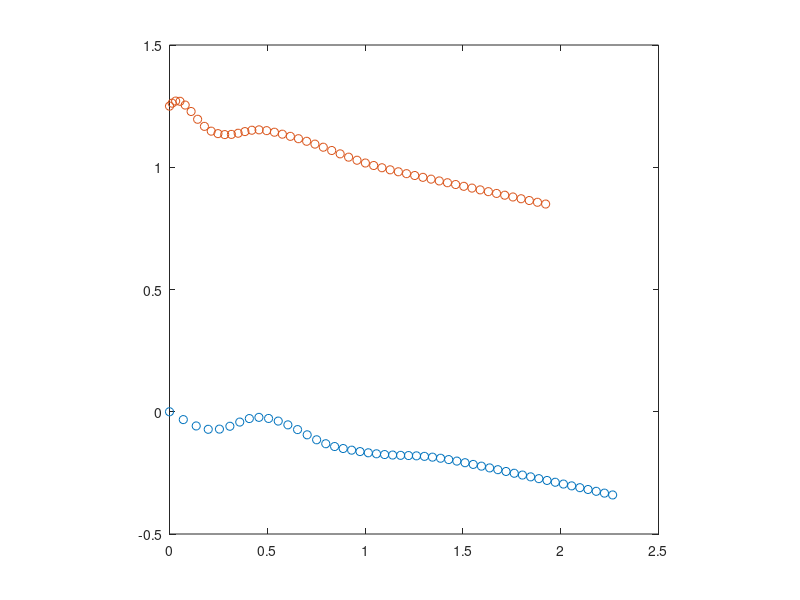
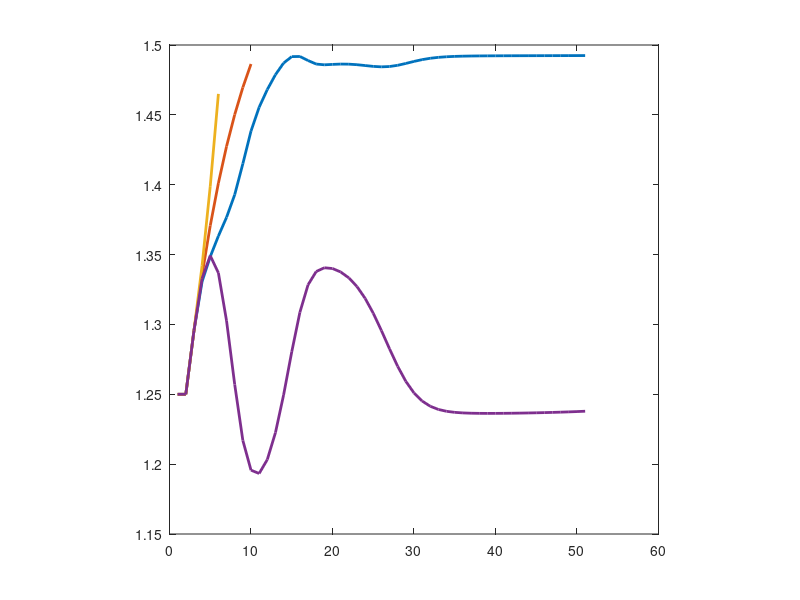
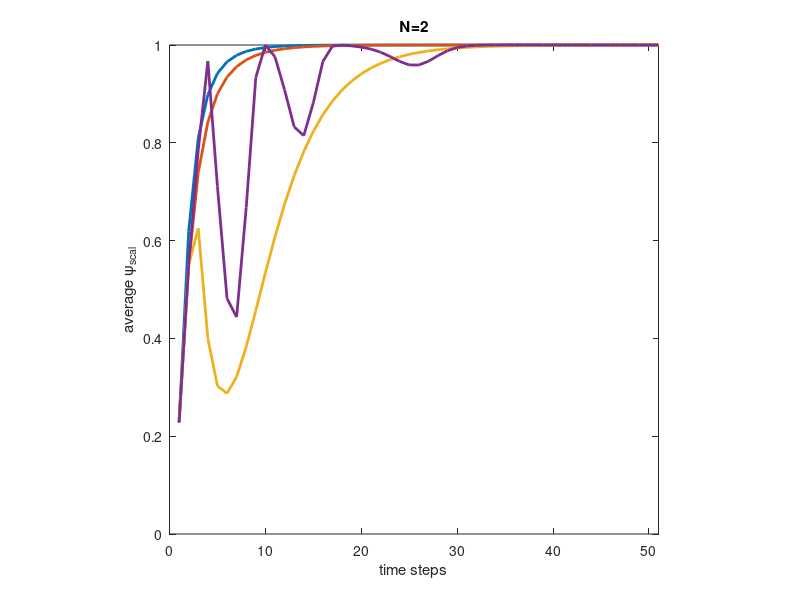

Here is the MATLAB script that generated these plots, in order:
clear all;
close all;
N=2;
dt=0.1;
step=50;
d0=1;
d1=2.25;
K=1;
sigma=1;
beta=0.25;
theta=2;

avg_vk=zeros(1,step+1);
avg_cs=zeros(1,step+1);
avg_jiu=zeros(1,step+1);
avg_us=zeros(1,step+1);

dis_vk=zeros(1,step+1);
dis_cs=zeros(1,step+1);
dis_jiu=zeros(1,step+1);
dis_us=zeros(1,step+1);

p_vk=zeros(2*N,step+1);
p_cs=zeros(2*N,step+1);
p_jiu=zeros(2*N,step+1);
p_us=zeros(2*N,step+1);

v_vk=zeros(2*N,step+1);
v_cs=zeros(2*N,step+1);
v_jiu=zeros(2*N,step+1);
v_us=zeros(2*N,step+1);

a_vk=zeros(2*N,step+1);
a_cs=zeros(2*N,step+1);
a_jiu=zeros(2*N,step+1);
a_us=zeros(2*N,step+1);

scal_vk=zeros(1,step+1);
scal_cs=zeros(1,step+1);
scal_jiu=zeros(1,step+1);
scal_us=zeros(1,step+1);

if N==2
    p_vk(:,1)=[0; 0; 0; 2]*0.625;
    p_cs=p_vk;
    p_jiu=p_vk;
    p_us=p_vk;
    v_vk(:,1)=randi([-100,100],[4,1])/100;
    v_cs=v_vk;
    v_jiu=v_vk;
    v_us=v_vk;
elseif N==3
    p_vk(:,1)=[0; 0; 2; 0; 1; sqrt(3)]*0.625;
    p_cs=p_vk;
    p_jiu=p_vk;
    p_us=p_vk;
    v_vk(:,1)=randi([-100,100],[6,1])/100;
    v_cs=v_vk;
    v_jiu=v_vk;
    v_us=v_vk;
elseif N==4
    p_vk(:,1)=[0; 0; 2; 0; 1; sqrt(3); 1; -sqrt(3)]*0.625;
    p_cs=p_vk;
    p_jiu=p_vk;
    p_us=p_vk;
    v_vk(:,1)=randi([-100,100],[8,1])/100;
    v_cs=v_vk;
    v_jiu=v_vk;
    v_us=v_vk;
elseif N==5
    p_us(:, 1)=[0; 0; 2; 0; 4; 0; 1; sqrt(3); 1; -sqrt(3)]*0.625;
    v_us(:,1)=randi([-100,100],[10,1])/100;
elseif N==10
    p_us(:, 1)=[0; 0; 2; 0; 4; 0; 6; 0; 1; sqrt(3); 1; -sqrt(3); 3; sqrt(3); 3; -sqrt(3); 5; sqrt(3); 5; -sqrt(3)]*0.625;
    v_us(:,1)=randi([-100,100],[20,1])/100;
elseif N==16
    p_us(:, 1)=[0; 0; 2; 0; 4; 0; 6; 0; 1; sqrt(3); 1; -sqrt(3); 3; sqrt(3); 3; -sqrt(3); 5; sqrt(3); 5; -sqrt(3); 2; 2*sqrt(3); 2; -2*sqrt(3);
        4; 2*sqrt(3); 4; -2*sqrt(3); 3; 3*sqrt(3); 3; -3*sqrt(3)]*0.625;
    v_us(:,1)=randi([-100,100],[32,1])/100;
end

cnt_vk=0;
cnt_cs=0;
cnt_jiu=0;
cnt_us=0;
for i=1:N
    for j=1:N
        if i~=j
            rp_vk=norm(p_vk(2*j-1:2*j,1)-p_vk(2*i-1:2*i,1));
            rp_cs=norm(p_cs(2*j-1:2*j,1)-p_cs(2*i-1:2*i,1));
            rp_jiu=norm(p_jiu(2*j-1:2*j,1)-p_jiu(2*i-1:2*i,1));
            rp_us=norm(p_us(2*j-1:2*j,1)-p_us(2*i-1:2*i,1));
            
            if rp_vk<sqrt(d1)
                dis_vk(1,1)=dis_vk(1,1)+rp_vk;
                cnt_vk=cnt_vk+1;
            end
            if rp_cs<sqrt(d1)
                dis_cs(1,1)=dis_cs(1,1)+rp_cs;
                cnt_cs=cnt_cs+1;
            end
            if rp_jiu<sqrt(d1)+0.3
                dis_jiu(1,1)=dis_jiu(1,1)+rp_jiu;
                cnt_jiu=cnt_jiu+1;
            end
            if rp_us<sqrt(d1)
                dis_us(1,1)=dis_us(1,1)+rp_us;
                cnt_us=cnt_us+1;
            end
            scal_us(1,1)=scal_us(1,1) + dot(v_us(2*i-1:2*i,1),v_us(2*j-1:2*j,1))/norm(v_us(2*i-1:2*i,1))/norm(v_us(2*j-1:2*j,1));
            scal_vk(1,1)=scal_us(1,1);
            scal_cs(1,1)=scal_us(1,1);
            scal_jiu(1,1)=scal_us(1,1);
        end
    end
end
dis_vk(1,1)=dis_vk(1,1)/cnt_vk;
dis_cs(1,1)=dis_cs(1,1)/cnt_cs;
dis_jiu(1,1)=dis_jiu(1,1)/cnt_jiu;
dis_us(1,1)=dis_us(1,1)/cnt_us;

for i=1:step
    cnt_vk=0;
    cnt_cs=0;
    cnt_jiu=0;
    cnt_us=0;
    d_vk=0;
    d_cs=0;
    d_jiu=0;
    d_us=0;
    for j=1:N
        ta_vk=zeros(2,1);
        ta_cs=zeros(2,1);
        ta_jiu=zeros(2,1);
        ta_us=zeros(2,1);
        f0_jiu=zeros(2,1);
        f0_us=zeros(2,1);
        f1=zeros(2,1);
        lambda_jiu=0;
        lambda_us=0;
        for k=1:N
            if j~=k
                rp_vk=norm(p_vk(2*j-1:2*j,i)-p_vk(2*k-1:2*k,i));
                rv_vk=norm(v_vk(2*j-1:2*j,i)-v_vk(2*k-1:2*k,i));
                rp_cs=norm(p_cs(2*j-1:2*j,i)-p_cs(2*k-1:2*k,i));
                rv_cs=norm(v_cs(2*j-1:2*j,i)-v_cs(2*k-1:2*k,i));
                rp_jiu=norm(p_jiu(2*j-1:2*j,i)-p_jiu(2*k-1:2*k,i));
                rv_jiu=norm(v_jiu(2*j-1:2*j,i)-v_jiu(2*k-1:2*k,i));
                rp_us=norm(p_us(2*j-1:2*j,i)-p_us(2*k-1:2*k,i));
                rv_us=norm(v_us(2*j-1:2*j,i)-v_us(2*k-1:2*k,i));
                
                if rp_vk<sqrt(d1)
                    d_vk=d_vk+rp_vk;
                    cnt_vk=cnt_vk+1;
                end
                if rp_cs<sqrt(d1)
                    d_cs=d_cs+rp_cs;
                    cnt_cs=cnt_cs+1;
                end
                if rp_jiu<sqrt(d1)
                    d_jiu=d_jiu+rp_jiu;
                    cnt_jiu=cnt_jiu+1;
                end
                if rp_us<sqrt(d1)
                    d_us=d_us+rp_us;
                    cnt_us=cnt_us+1;
                end

                if i>j
                    ta_vk=ta_vk + (v_vk(2*k-1:2*k,i)-v_vk(2*j-1:2*j,i));
                    ta_cs=ta_cs + K/(sigma^2+rp_cs^2)^beta * (v_cs(2*k-1:2*k,i)-v_cs(2*j-1:2*j,i));
                    ta_jiu=ta_jiu + K/(sigma^2+rp_jiu^2)^beta * (v_jiu(2*k-1:2*k,i)-v_jiu(2*j-1:2*j,i));
                    ta_us=ta_us + K/(sigma^2+rp_us^2)^beta * (v_us(2*k-1:2*k,i)-v_us(2*j-1:2*j,i));
                    f0_jiu=1/(rp_jiu^2-d0)^theta*(p_jiu(2*j-1:2*j,i)-p_jiu(2*k-1:2*k,i));
                    f0_us=1/(rp_us^2-d0)^theta*(p_us(2*j-1:2*j,i)-p_us(2*k-1:2*k,i));
                    f1=1/(rp_us^2-d1)^theta*(-p_us(2*k-1:2*k,i)+p_us(2*j-1:2*j,i));
                    lambda_jiu = lambda_jiu+1/N*rv_jiu^2;
                    lambda_us = lambda_us+1/N*rv_us^2;
                else
                    ta_vk=ta_vk + (v_vk(2*k-1:2*k,i)-v_vk(2*j-1:2*j,i));
                    ta_cs=ta_cs + K/(sigma^2+rp_cs^2)^beta * (v_cs(2*k-1:2*k,i)-v_cs(2*j-1:2*j,i));
                    ta_jiu=ta_jiu + K/(sigma^2+rp_jiu^2)^beta * (v_jiu(2*k-1:2*k,i)-v_jiu(2*j-1:2*j,i));
                    ta_us=ta_us + K/(sigma^2+rp_us^2)^beta * (v_us(2*k-1:2*k,i)-v_us(2*j-1:2*j,i));
                    f0_jiu=1/(rp_jiu^2-d0)^theta*(p_jiu(2*j-1:2*j,i)-p_jiu(2*k-1:2*k,i));
                    f0_us=1/(rp_us^2-d0)^theta*(p_us(2*j-1:2*j,i)-p_us(2*k-1:2*k,i));
                    f1=1/(rp_us^2-d1)^theta*(-p_us(2*k-1:2*k,i)+p_us(2*j-1:2*j,i));
                end
            end
        end
        a_vk(2*j-1:2*j,i+1)=ta_vk;
        a_cs(2*j-1:2*j,i+1)=ta_cs;
        a_jiu(2*j-1:2*j,i+1)=ta_jiu+sqrt(lambda_jiu)*f0_jiu;
        a_us(2*j-1:2*j,i+1)=ta_us+sqrt(lambda_us)*(f0_us-f1);
    end
    v_vk(:,i+1)=v_vk(:,i)+a_vk(:,i+1)*dt;
    p_vk(:,i+1)=p_vk(:,i)+v_vk(:,i)*dt+0.5*a_us(:,i+1)*dt^2;
    v_cs(:,i+1)=v_cs(:,i)+a_cs(:,i+1)*dt;
    p_cs(:,i+1)=p_cs(:,i)+v_cs(:,i)*dt+0.5*a_cs(:,i+1)*dt^2;
    v_jiu(:,i+1)=v_jiu(:,i)+a_jiu(:,i+1)*dt;
    p_jiu(:,i+1)=p_jiu(:,i)+v_jiu(:,i)*dt+0.5*a_jiu(:,i+1)*dt^2;
    v_us(:,i+1)=v_us(:,i)+a_us(:,i+1)*dt;
    p_us(:,i+1)=p_us(:,i)+v_us(:,i)*dt+0.5*a_us(:,i+1)*dt^2;
    for m=1:N
        for n=1:N
            if m~=n
                scal_vk(1,i+1) = scal_vk(1,i+1) + dot(v_vk(2*m-1:2*m,i+1),v_vk(2*n-1:2*n,i+1))/norm(v_vk(2*m-1:2*m,i+1))/norm(v_vk(2*n-1:2*n,i+1));
                scal_cs(1,i+1) = scal_cs(1,i+1) + dot(v_cs(2*m-1:2*m,i+1),v_cs(2*n-1:2*n,i+1))/norm(v_cs(2*m-1:2*m,i+1))/norm(v_cs(2*n-1:2*n,i+1));
                scal_jiu(1,i+1) = scal_jiu(1,i+1) + dot(v_jiu(2*m-1:2*m,i+1),v_jiu(2*n-1:2*n,i+1))/norm(v_jiu(2*m-1:2*m,i+1))/norm(v_jiu(2*n-1:2*n,i+1));
                scal_us(1,i+1) = scal_us(1,i+1) + dot(v_us(2*m-1:2*m,i+1),v_us(2*n-1:2*n,i+1))/norm(v_us(2*m-1:2*m,i+1))/norm(v_us(2*n-1:2*n,i+1));
            end
        end
    end
    dis_vk(1,i+1)=d_vk/cnt_vk;
    dis_cs(1,i+1)=d_cs/cnt_cs;
    dis_jiu(1,i+1)=d_jiu/cnt_jiu;
    dis_us(1,i+1)=d_us/cnt_us;
end
scal_vk=abs(scal_vk/N/(N-1));
avg_vk=avg_vk+scal_vk;
scal_cs=abs(scal_cs/N/(N-1));
avg_cs=avg_cs+scal_cs;
scal_jiu=abs(scal_jiu/N/(N-1));
avg_jiu=avg_jiu+scal_jiu;
scal_us=abs(scal_us/N/(N-1));
avg_us=avg_us+scal_us;

g=figure;
plot(p_us(1,:),p_us(2,:),'o');
hold on;
for i=1:N-1
    plot(p_us(2*i+1,:),p_us(2*i+2,:),'o');
end
hold off;
axis square;

h=figure;
t=1:step+1;
plot(t,dis_vk,'LineWidth',2);
hold on;
plot(t,dis_cs,'LineWidth',2);
plot(t,dis_jiu,'LineWidth',2);
plot(t,dis_us,'LineWidth',2);
hold off;
axis square;

f=figure;
plot(t,avg_vk,'LineWidth',2);
hold on;
plot(t,avg_cs,'LineWidth',2);
plot(t,avg_jiu,'LineWidth',2);
plot(t,avg_us,'LineWidth',2);
hold off;

axis square;
axis([0 step+1 0 1])
xlabel('time steps')
ylabel('average \psi_{scal}')
title('N=2')